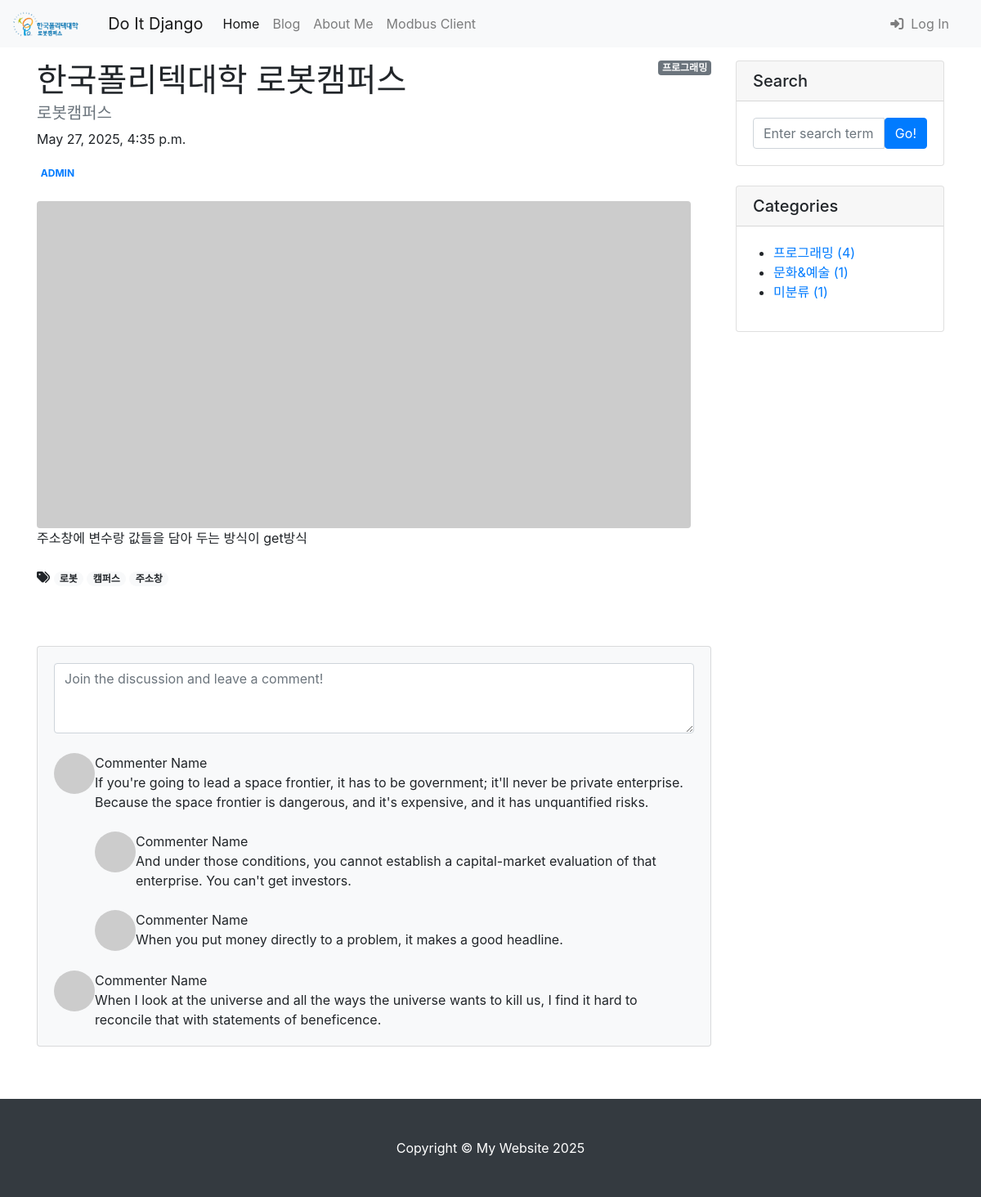
The app's page /blog/6/, older data.
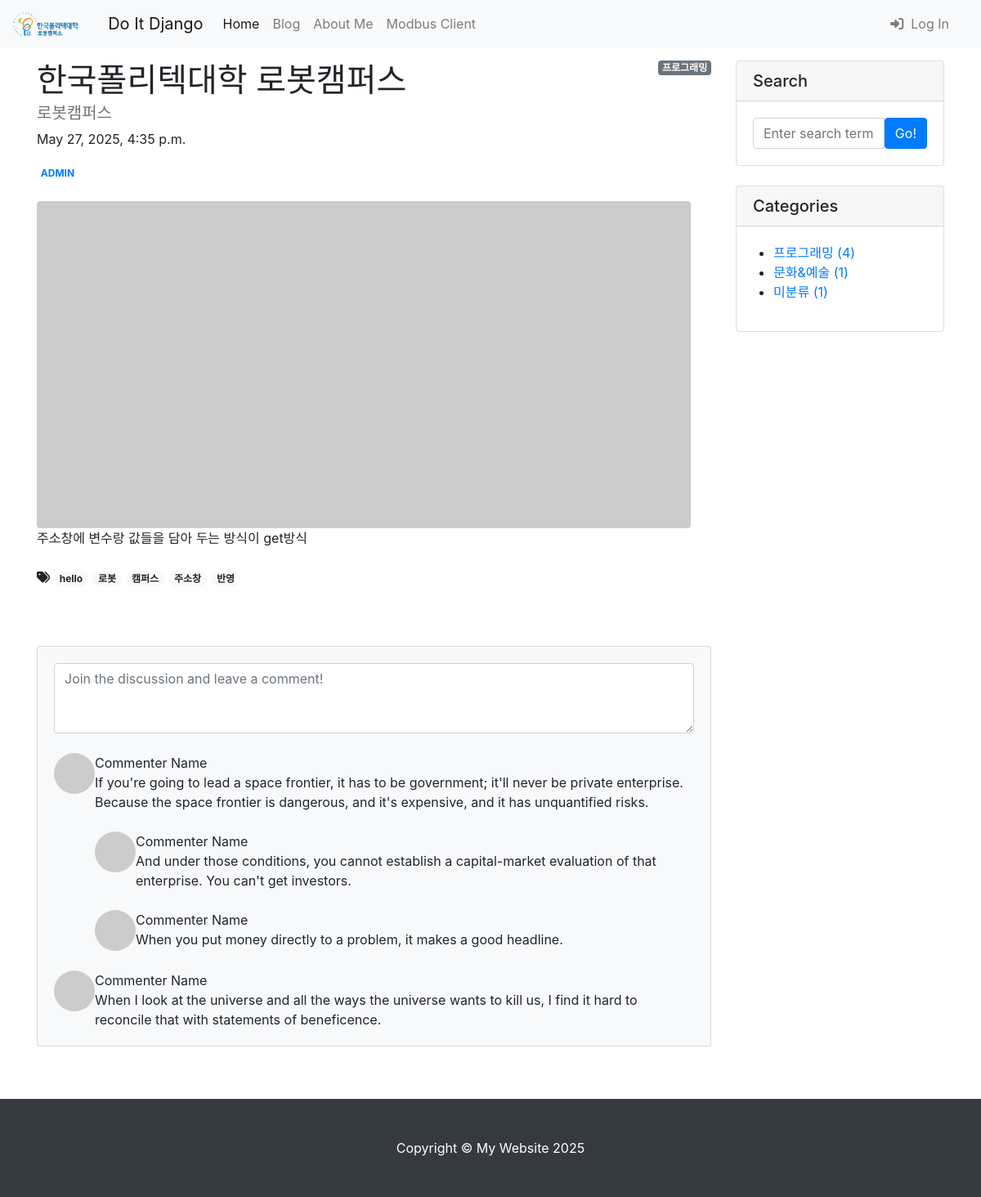
The same page, newer data.
### blog/models.py (models this page shows)
class Tag(models.Model):
    name = models.CharField(max_length=50)
    slug = models.SlugField(max_length=200, unique=True, allow_unicode=True)
    def __str__(self):
        return self.name
    def get_absolute_url(self):
        return f'/blog/tag/{self.slug}/'

class Category(models.Model):
    name = models.CharField(max_length=50, unique=True)
    slug = models.SlugField(max_length=200, unique=True, allow_unicode=True)
    def __str__(self):
        return self.name
    def get_absolute_url(self):
        return f'/blog/category/{self.slug}/'
    class Meta:
        verbose_name_plural = 'Categories'

### blog/views.py (the view)
# urls.py: path('<int:pk>/', views.PostDetail.as_view()),
class PostDetail(DetailView):
    model = Post
    def get_context_data(self, **kwargs):
        context = super(PostDetail, self).get_context_data()
        context['categories'] = Category.objects.all()
        context['no_category_post_count'] = Post.objects.filter(category=None).count()
        return context

### blog/templates/blog/post_detail.html (shortened to what this page needs)
{% extends 'blog/base.html' %}
{% block main_area %}
    <div id="post-area">
        {% if post.category %}
            <span class="badge badge-secondary float-right">{{ post.category }}</span>
        {% else %}
            <span class="badge badge-secondary float-right">미분류</span>
        {% endif %}
        <header class="mb-4">
            <h1 class="fw-bolder mb-1">{{ post.title }}</h1>
            <h5 class="text-muted">{{ post.hook_text }}</h5>
            <p>{{ post.created_at }}</p>
            <a class="badge bg-secodary text-decoration-none link-light" href="#!">{{ post.author | upper }}</a>
        </header>
        {% if p.head_image %}
        <img class="img-fluid rounded" src="{{ post.head_image.url }}" alt="{{ post.title }} head image" />
        {% else %}
        <img class="img-fluid rounded" src="https://picsum.photos/seed/{{ post.id }}/800/400" alt="random_image">
        {% endif %}
        <div class="mb-5">
            <p class="fs-5 mb-4">{{ post.content }}</p>
            {% if post.tags.exists %}
                <i class="fas fa-tags"></i>
                {% for tag in post.tags.iterator %}
                <a href="{{ tag.get_absolute_url }}"><span class="badge badge-pill badge-light">{{ tag }}</span></a>
                {% endfor %}
                <br/>
                <br/>
            {% endif %}
        </div>
    </div>
    <div class="mb-5" id="comment-area">
        <div class="card bg-light">
            <div class="card-body">
                <form class="mb-4"><textarea class="form-control" rows="3" placeholder="Join the discussion and leave a comment!"></textarea></form>
                <div class="d-flex mb-4">
                    <div class="flex-shrink-0"><img class="rounded-circle" src="https://dummyimage.com/50x50/ced4da/6c757d.jpg" alt="..." /></div>
                    <div class="ms-3">
                        <div class="fw-bold">Commenter Name</div>
                        If you're going to lead a space frontier, it has to be government; it'll never be private enterprise. Because the space frontier is dangerous, and it's expensive, and it has unquantified risks.
                        <div class="d-flex mt-4">
                            <div class="flex-shrink-0"><img class="rounded-circle" src="https://dummyimage.com/50x50/ced4da/6c757d.jpg" alt="..." /></div>
                            <div class="ms-3">
                                <div class="fw-bold">Commenter Name</div>
                                And under those conditions, you cannot establish a capital-market evaluation of that enterprise. You can't get investors.
                            </div>
                        </div>
                        <div class="d-flex mt-4">
                            <div class="flex-shrink-0"><img class="rounded-circle" src="https://dummyimage.com/50x50/ced4da/6c757d.jpg" alt="..." /></div>
                            <div class="ms-3">
                                <div class="fw-bold">Commenter Name</div>
                                When you put money directly to a problem, it makes a good headline.
                            </div>
                        </div>
                    </div>
                </div>
                <div class="d-flex">
                    <div class="flex-shrink-0"><img class="rounded-circle" src="https://dummyimage.com/50x50/ced4da/6c757d.jpg" alt="..." /></div>
                    <div class="ms-3">
                        <div class="fw-bold">Commenter Name</div>
                        When I look at the universe and all the ways the universe wants to kill us, I find it hard to reconcile that with statements of beneficence.
                    </div>
                </div>
            </div>
        </div>
    </div>
{% endblock %}

### blog/templates/blog/base.html (shortened to what this page needs)
<!DOCTYPE html>
{% load static %}
<html lang="ko">
    <head>
        <link rel="stylesheet" href="{% static 'blog/bootstrap/bootstrap.min.css' %}" media="screen">
    </head>
    <body>
        {% include 'blog/navbar.html' %}
        <div class="container my-3">
            <div class="row">
                <div class="col-md-8 col-lg-9" id="main-area">
                    {% block main_area %}
                    {% endblock %}
                </div>
                <div class="col-md-4 col-lg-3">
                    <div class="card mb-4">
                        <h5 class="card-header">Search</h5>
                        <div class="card-body">
                            <div class="input-group">
                                <input class="form-control" type="text" placeholder="Enter search term..." aria-label="Enter search term..." aria-describedby="button-search" />
                                <button class="btn btn-primary" id="button-search" type="button">Go!</button>
                            </div>
                        </div>
                    </div>
                    <div class="card mb-4" id="categories-card">
                        <h5 class="card-header">Categories</h5>
                        <div class="card-body">
                            <div class="row">
                                    <ul>
                                        {% for category in categories %}
                                        <li>
                                            <a href="{{ category.get_absolute_url }}">{{ category }} ({{ category.post_set.count }})</a>
                                        </li>
                                        {% endfor %}
                                        <li>
                                            <a href="/blog/category/no_category/">미분류 ({{ no_category_post_count }})</a>
                                        </li>
                                    </ul>
                                </div>
                            </div>
                        </div>
                    </div>
                </div>
            </div>
        {% include 'blog/footer.html' %}
    </body>
</html>

Row changes from the older to the newer data that the page shows:
now on this page (row unchanged): Tag: name "hello"
added Tag: name "반영"
